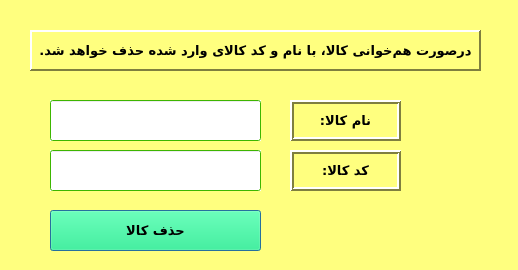
<?xml version="1.0" encoding="UTF-8"?>
<ui version="4.0">
 <class>Dialog</class>
 <widget class="QDialog" name="Dialog">
  <property name="geometry">
   <rect>
    <x>0</x>
    <y>0</y>
    <width>518</width>
    <height>270</height>
   </rect>
  </property>
  <property name="minimumSize">
   <size>
    <width>518</width>
    <height>270</height>
   </size>
  </property>
  <property name="maximumSize">
   <size>
    <width>518</width>
    <height>270</height>
   </size>
  </property>
  <property name="palette">
   <palette>
    <active>
     <colorrole role="WindowText">
      <brush brushstyle="SolidPattern">
       <color alpha="255">
        <red>0</red>
        <green>0</green>
        <blue>0</blue>
       </color>
      </brush>
     </colorrole>
     <colorrole role="Button">
      <brush brushstyle="SolidPattern">
       <color alpha="255">
        <red>255</red>
        <green>255</green>
        <blue>127</blue>
       </color>
      </brush>
     </colorrole>
     <colorrole role="Light">
      <brush brushstyle="SolidPattern">
       <color alpha="255">
        <red>255</red>
        <green>255</green>
        <blue>255</blue>
       </color>
      </brush>
     </colorrole>
     <colorrole role="Midlight">
      <brush brushstyle="SolidPattern">
       <color alpha="255">
        <red>255</red>
        <green>255</green>
        <blue>191</blue>
       </color>
      </brush>
     </colorrole>
     <colorrole role="Dark">
      <brush brushstyle="SolidPattern">
       <color alpha="255">
        <red>127</red>
        <green>127</green>
        <blue>63</blue>
       </color>
      </brush>
     </colorrole>
     <colorrole role="Mid">
      <brush brushstyle="SolidPattern">
       <color alpha="255">
        <red>170</red>
        <green>170</green>
        <blue>84</blue>
       </color>
      </brush>
     </colorrole>
     <colorrole role="Text">
      <brush brushstyle="SolidPattern">
       <color alpha="255">
        <red>0</red>
        <green>0</green>
        <blue>0</blue>
       </color>
      </brush>
     </colorrole>
     <colorrole role="BrightText">
      <brush brushstyle="SolidPattern">
       <color alpha="255">
        <red>255</red>
        <green>255</green>
        <blue>255</blue>
       </color>
      </brush>
     </colorrole>
     <colorrole role="ButtonText">
      <brush brushstyle="SolidPattern">
       <color alpha="255">
        <red>0</red>
        <green>0</green>
        <blue>0</blue>
       </color>
      </brush>
     </colorrole>
     <colorrole role="Base">
      <brush brushstyle="SolidPattern">
       <color alpha="255">
        <red>255</red>
        <green>255</green>
        <blue>255</blue>
       </color>
      </brush>
     </colorrole>
     <colorrole role="Window">
      <brush brushstyle="SolidPattern">
       <color alpha="255">
        <red>255</red>
        <green>255</green>
        <blue>127</blue>
       </color>
      </brush>
     </colorrole>
     <colorrole role="Shadow">
      <brush brushstyle="SolidPattern">
       <color alpha="255">
        <red>0</red>
        <green>0</green>
        <blue>0</blue>
       </color>
      </brush>
     </colorrole>
     <colorrole role="AlternateBase">
      <brush brushstyle="SolidPattern">
       <color alpha="255">
        <red>255</red>
        <green>255</green>
        <blue>191</blue>
       </color>
      </brush>
     </colorrole>
     <colorrole role="ToolTipBase">
      <brush brushstyle="SolidPattern">
       <color alpha="255">
        <red>255</red>
        <green>255</green>
        <blue>220</blue>
       </color>
      </brush>
     </colorrole>
     <colorrole role="ToolTipText">
      <brush brushstyle="SolidPattern">
       <color alpha="255">
        <red>0</red>
        <green>0</green>
        <blue>0</blue>
       </color>
      </brush>
     </colorrole>
    </active>
    <inactive>
     <colorrole role="WindowText">
      <brush brushstyle="SolidPattern">
       <color alpha="255">
        <red>0</red>
        <green>0</green>
        <blue>0</blue>
       </color>
      </brush>
     </colorrole>
     <colorrole role="Button">
      <brush brushstyle="SolidPattern">
       <color alpha="255">
        <red>255</red>
        <green>255</green>
        <blue>127</blue>
       </color>
      </brush>
     </colorrole>
     <colorrole role="Light">
      <brush brushstyle="SolidPattern">
       <color alpha="255">
        <red>255</red>
        <green>255</green>
        <blue>255</blue>
       </color>
      </brush>
     </colorrole>
     <colorrole role="Midlight">
      <brush brushstyle="SolidPattern">
       <color alpha="255">
        <red>255</red>
        <green>255</green>
        <blue>191</blue>
       </color>
      </brush>
     </colorrole>
     <colorrole role="Dark">
      <brush brushstyle="SolidPattern">
       <color alpha="255">
        <red>127</red>
        <green>127</green>
        <blue>63</blue>
       </color>
      </brush>
     </colorrole>
     <colorrole role="Mid">
      <brush brushstyle="SolidPattern">
       <color alpha="255">
        <red>170</red>
        <green>170</green>
        <blue>84</blue>
       </color>
      </brush>
     </colorrole>
     <colorrole role="Text">
      <brush brushstyle="SolidPattern">
       <color alpha="255">
        <red>0</red>
        <green>0</green>
        <blue>0</blue>
       </color>
      </brush>
     </colorrole>
     <colorrole role="BrightText">
      <brush brushstyle="SolidPattern">
       <color alpha="255">
        <red>255</red>
        <green>255</green>
        <blue>255</blue>
       </color>
      </brush>
     </colorrole>
     <colorrole role="ButtonText">
      <brush brushstyle="SolidPattern">
       <color alpha="255">
        <red>0</red>
        <green>0</green>
        <blue>0</blue>
       </color>
      </brush>
     </colorrole>
     <colorrole role="Base">
      <brush brushstyle="SolidPattern">
       <color alpha="255">
        <red>255</red>
        <green>255</green>
        <blue>255</blue>
       </color>
      </brush>
     </colorrole>
     <colorrole role="Window">
      <brush brushstyle="SolidPattern">
       <color alpha="255">
        <red>255</red>
        <green>255</green>
        <blue>127</blue>
       </color>
      </brush>
     </colorrole>
     <colorrole role="Shadow">
      <brush brushstyle="SolidPattern">
       <color alpha="255">
        <red>0</red>
        <green>0</green>
        <blue>0</blue>
       </color>
      </brush>
     </colorrole>
     <colorrole role="AlternateBase">
      <brush brushstyle="SolidPattern">
       <color alpha="255">
        <red>255</red>
        <green>255</green>
        <blue>191</blue>
       </color>
      </brush>
     </colorrole>
     <colorrole role="ToolTipBase">
      <brush brushstyle="SolidPattern">
       <color alpha="255">
        <red>255</red>
        <green>255</green>
        <blue>220</blue>
       </color>
      </brush>
     </colorrole>
     <colorrole role="ToolTipText">
      <brush brushstyle="SolidPattern">
       <color alpha="255">
        <red>0</red>
        <green>0</green>
        <blue>0</blue>
       </color>
      </brush>
     </colorrole>
    </inactive>
    <disabled>
     <colorrole role="WindowText">
      <brush brushstyle="SolidPattern">
       <color alpha="255">
        <red>127</red>
        <green>127</green>
        <blue>63</blue>
       </color>
      </brush>
     </colorrole>
     <colorrole role="Button">
      <brush brushstyle="SolidPattern">
       <color alpha="255">
        <red>255</red>
        <green>255</green>
        <blue>127</blue>
       </color>
      </brush>
     </colorrole>
     <colorrole role="Light">
      <brush brushstyle="SolidPattern">
       <color alpha="255">
        <red>255</red>
        <green>255</green>
        <blue>255</blue>
       </color>
      </brush>
     </colorrole>
     <colorrole role="Midlight">
      <brush brushstyle="SolidPattern">
       <color alpha="255">
        <red>255</red>
        <green>255</green>
        <blue>191</blue>
       </color>
      </brush>
     </colorrole>
     <colorrole role="Dark">
      <brush brushstyle="SolidPattern">
       <color alpha="255">
        <red>127</red>
        <green>127</green>
        <blue>63</blue>
       </color>
      </brush>
     </colorrole>
     <colorrole role="Mid">
      <brush brushstyle="SolidPattern">
       <color alpha="255">
        <red>170</red>
        <green>170</green>
        <blue>84</blue>
       </color>
      </brush>
     </colorrole>
     <colorrole role="Text">
      <brush brushstyle="SolidPattern">
       <color alpha="255">
        <red>127</red>
        <green>127</green>
        <blue>63</blue>
       </color>
      </brush>
     </colorrole>
     <colorrole role="BrightText">
      <brush brushstyle="SolidPattern">
       <color alpha="255">
        <red>255</red>
        <green>255</green>
        <blue>255</blue>
       </color>
      </brush>
     </colorrole>
     <colorrole role="ButtonText">
      <brush brushstyle="SolidPattern">
       <color alpha="255">
        <red>127</red>
        <green>127</green>
        <blue>63</blue>
       </color>
      </brush>
     </colorrole>
     <colorrole role="Base">
      <brush brushstyle="SolidPattern">
       <color alpha="255">
        <red>255</red>
        <green>255</green>
        <blue>127</blue>
       </color>
      </brush>
     </colorrole>
     <colorrole role="Window">
      <brush brushstyle="SolidPattern">
       <color alpha="255">
        <red>255</red>
        <green>255</green>
        <blue>127</blue>
       </color>
      </brush>
     </colorrole>
     <colorrole role="Shadow">
      <brush brushstyle="SolidPattern">
       <color alpha="255">
        <red>0</red>
        <green>0</green>
        <blue>0</blue>
       </color>
      </brush>
     </colorrole>
     <colorrole role="AlternateBase">
      <brush brushstyle="SolidPattern">
       <color alpha="255">
        <red>255</red>
        <green>255</green>
        <blue>127</blue>
       </color>
      </brush>
     </colorrole>
     <colorrole role="ToolTipBase">
      <brush brushstyle="SolidPattern">
       <color alpha="255">
        <red>255</red>
        <green>255</green>
        <blue>220</blue>
       </color>
      </brush>
     </colorrole>
     <colorrole role="ToolTipText">
      <brush brushstyle="SolidPattern">
       <color alpha="255">
        <red>0</red>
        <green>0</green>
        <blue>0</blue>
       </color>
      </brush>
     </colorrole>
    </disabled>
   </palette>
  </property>
  <property name="windowTitle">
   <string>محصول جدید</string>
  </property>
  <widget class="QLabel" name="label">
   <property name="geometry">
    <rect>
     <x>30</x>
     <y>30</y>
     <width>451</width>
     <height>41</height>
    </rect>
   </property>
   <property name="font">
    <font>
     <family>B Traffic</family>
     <pointsize>10</pointsize>
     <weight>75</weight>
     <bold>true</bold>
    </font>
   </property>
   <property name="frameShape">
    <enum>QFrame::Panel</enum>
   </property>
   <property name="frameShadow">
    <enum>QFrame::Raised</enum>
   </property>
   <property name="lineWidth">
    <number>2</number>
   </property>
   <property name="text">
    <string>درصورت هم‌خوانی کالا، با نام و کد کالای وارد شده حذف خواهد شد.</string>
   </property>
   <property name="alignment">
    <set>Qt::AlignCenter</set>
   </property>
  </widget>
  <widget class="QLineEdit" name="lineEdit">
   <property name="geometry">
    <rect>
     <x>50</x>
     <y>100</y>
     <width>211</width>
     <height>41</height>
    </rect>
   </property>
   <property name="palette">
    <palette>
     <active>
      <colorrole role="WindowText">
       <brush brushstyle="SolidPattern">
        <color alpha="255">
         <red>0</red>
         <green>0</green>
         <blue>0</blue>
        </color>
       </brush>
      </colorrole>
      <colorrole role="Button">
       <brush brushstyle="SolidPattern">
        <color alpha="255">
         <red>85</red>
         <green>255</green>
         <blue>0</blue>
        </color>
       </brush>
      </colorrole>
      <colorrole role="Light">
       <brush brushstyle="SolidPattern">
        <color alpha="255">
         <red>170</red>
         <green>255</green>
         <blue>127</blue>
        </color>
       </brush>
      </colorrole>
      <colorrole role="Midlight">
       <brush brushstyle="SolidPattern">
        <color alpha="255">
         <red>127</red>
         <green>255</green>
         <blue>63</blue>
        </color>
       </brush>
      </colorrole>
      <colorrole role="Dark">
       <brush brushstyle="SolidPattern">
        <color alpha="255">
         <red>42</red>
         <green>127</green>
         <blue>0</blue>
        </color>
       </brush>
      </colorrole>
      <colorrole role="Mid">
       <brush brushstyle="SolidPattern">
        <color alpha="255">
         <red>56</red>
         <green>170</green>
         <blue>0</blue>
        </color>
       </brush>
      </colorrole>
      <colorrole role="Text">
       <brush brushstyle="SolidPattern">
        <color alpha="255">
         <red>0</red>
         <green>0</green>
         <blue>0</blue>
        </color>
       </brush>
      </colorrole>
      <colorrole role="BrightText">
       <brush brushstyle="SolidPattern">
        <color alpha="255">
         <red>255</red>
         <green>255</green>
         <blue>255</blue>
        </color>
       </brush>
      </colorrole>
      <colorrole role="ButtonText">
       <brush brushstyle="SolidPattern">
        <color alpha="255">
         <red>0</red>
         <green>0</green>
         <blue>0</blue>
        </color>
       </brush>
      </colorrole>
      <colorrole role="Base">
       <brush brushstyle="SolidPattern">
        <color alpha="255">
         <red>255</red>
         <green>255</green>
         <blue>255</blue>
        </color>
       </brush>
      </colorrole>
      <colorrole role="Window">
       <brush brushstyle="SolidPattern">
        <color alpha="255">
         <red>85</red>
         <green>255</green>
         <blue>0</blue>
        </color>
       </brush>
      </colorrole>
      <colorrole role="Shadow">
       <brush brushstyle="SolidPattern">
        <color alpha="255">
         <red>0</red>
         <green>0</green>
         <blue>0</blue>
        </color>
       </brush>
      </colorrole>
      <colorrole role="AlternateBase">
       <brush brushstyle="SolidPattern">
        <color alpha="255">
         <red>170</red>
         <green>255</green>
         <blue>127</blue>
        </color>
       </brush>
      </colorrole>
      <colorrole role="ToolTipBase">
       <brush brushstyle="SolidPattern">
        <color alpha="255">
         <red>255</red>
         <green>255</green>
         <blue>220</blue>
        </color>
       </brush>
      </colorrole>
      <colorrole role="ToolTipText">
       <brush brushstyle="SolidPattern">
        <color alpha="255">
         <red>0</red>
         <green>0</green>
         <blue>0</blue>
        </color>
       </brush>
      </colorrole>
     </active>
     <inactive>
      <colorrole role="WindowText">
       <brush brushstyle="SolidPattern">
        <color alpha="255">
         <red>0</red>
         <green>0</green>
         <blue>0</blue>
        </color>
       </brush>
      </colorrole>
      <colorrole role="Button">
       <brush brushstyle="SolidPattern">
        <color alpha="255">
         <red>85</red>
         <green>255</green>
         <blue>0</blue>
        </color>
       </brush>
      </colorrole>
      <colorrole role="Light">
       <brush brushstyle="SolidPattern">
        <color alpha="255">
         <red>170</red>
         <green>255</green>
         <blue>127</blue>
        </color>
       </brush>
      </colorrole>
      <colorrole role="Midlight">
       <brush brushstyle="SolidPattern">
        <color alpha="255">
         <red>127</red>
         <green>255</green>
         <blue>63</blue>
        </color>
       </brush>
      </colorrole>
      <colorrole role="Dark">
       <brush brushstyle="SolidPattern">
        <color alpha="255">
         <red>42</red>
         <green>127</green>
         <blue>0</blue>
        </color>
       </brush>
      </colorrole>
      <colorrole role="Mid">
       <brush brushstyle="SolidPattern">
        <color alpha="255">
         <red>56</red>
         <green>170</green>
         <blue>0</blue>
        </color>
       </brush>
      </colorrole>
      <colorrole role="Text">
       <brush brushstyle="SolidPattern">
        <color alpha="255">
         <red>0</red>
         <green>0</green>
         <blue>0</blue>
        </color>
       </brush>
      </colorrole>
      <colorrole role="BrightText">
       <brush brushstyle="SolidPattern">
        <color alpha="255">
         <red>255</red>
         <green>255</green>
         <blue>255</blue>
        </color>
       </brush>
      </colorrole>
      <colorrole role="ButtonText">
       <brush brushstyle="SolidPattern">
        <color alpha="255">
         <red>0</red>
         <green>0</green>
         <blue>0</blue>
        </color>
       </brush>
      </colorrole>
      <colorrole role="Base">
       <brush brushstyle="SolidPattern">
        <color alpha="255">
         <red>255</red>
         <green>255</green>
         <blue>255</blue>
        </color>
       </brush>
      </colorrole>
      <colorrole role="Window">
       <brush brushstyle="SolidPattern">
        <color alpha="255">
         <red>85</red>
         <green>255</green>
         <blue>0</blue>
        </color>
       </brush>
      </colorrole>
      <colorrole role="Shadow">
       <brush brushstyle="SolidPattern">
        <color alpha="255">
         <red>0</red>
         <green>0</green>
         <blue>0</blue>
        </color>
       </brush>
      </colorrole>
      <colorrole role="AlternateBase">
       <brush brushstyle="SolidPattern">
        <color alpha="255">
         <red>170</red>
         <green>255</green>
         <blue>127</blue>
        </color>
       </brush>
      </colorrole>
      <colorrole role="ToolTipBase">
       <brush brushstyle="SolidPattern">
        <color alpha="255">
         <red>255</red>
         <green>255</green>
         <blue>220</blue>
        </color>
       </brush>
      </colorrole>
      <colorrole role="ToolTipText">
       <brush brushstyle="SolidPattern">
        <color alpha="255">
         <red>0</red>
         <green>0</green>
         <blue>0</blue>
        </color>
       </brush>
      </colorrole>
     </inactive>
     <disabled>
      <colorrole role="WindowText">
       <brush brushstyle="SolidPattern">
        <color alpha="255">
         <red>42</red>
         <green>127</green>
         <blue>0</blue>
        </color>
       </brush>
      </colorrole>
      <colorrole role="Button">
       <brush brushstyle="SolidPattern">
        <color alpha="255">
         <red>85</red>
         <green>255</green>
         <blue>0</blue>
        </color>
       </brush>
      </colorrole>
      <colorrole role="Light">
       <brush brushstyle="SolidPattern">
        <color alpha="255">
         <red>170</red>
         <green>255</green>
         <blue>127</blue>
        </color>
       </brush>
      </colorrole>
      <colorrole role="Midlight">
       <brush brushstyle="SolidPattern">
        <color alpha="255">
         <red>127</red>
         <green>255</green>
         <blue>63</blue>
        </color>
       </brush>
      </colorrole>
      <colorrole role="Dark">
       <brush brushstyle="SolidPattern">
        <color alpha="255">
         <red>42</red>
         <green>127</green>
         <blue>0</blue>
        </color>
       </brush>
      </colorrole>
      <colorrole role="Mid">
       <brush brushstyle="SolidPattern">
        <color alpha="255">
         <red>56</red>
         <green>170</green>
         <blue>0</blue>
        </color>
       </brush>
      </colorrole>
      <colorrole role="Text">
       <brush brushstyle="SolidPattern">
        <color alpha="255">
         <red>42</red>
         <green>127</green>
         <blue>0</blue>
        </color>
       </brush>
      </colorrole>
      <colorrole role="BrightText">
       <brush brushstyle="SolidPattern">
        <color alpha="255">
         <red>255</red>
         <green>255</green>
         <blue>255</blue>
        </color>
       </brush>
      </colorrole>
      <colorrole role="ButtonText">
       <brush brushstyle="SolidPattern">
        <color alpha="255">
         <red>42</red>
         <green>127</green>
         <blue>0</blue>
        </color>
       </brush>
      </colorrole>
      <colorrole role="Base">
       <brush brushstyle="SolidPattern">
        <color alpha="255">
         <red>85</red>
         <green>255</green>
         <blue>0</blue>
        </color>
       </brush>
      </colorrole>
      <colorrole role="Window">
       <brush brushstyle="SolidPattern">
        <color alpha="255">
         <red>85</red>
         <green>255</green>
         <blue>0</blue>
        </color>
       </brush>
      </colorrole>
      <colorrole role="Shadow">
       <brush brushstyle="SolidPattern">
        <color alpha="255">
         <red>0</red>
         <green>0</green>
         <blue>0</blue>
        </color>
       </brush>
      </colorrole>
      <colorrole role="AlternateBase">
       <brush brushstyle="SolidPattern">
        <color alpha="255">
         <red>85</red>
         <green>255</green>
         <blue>0</blue>
        </color>
       </brush>
      </colorrole>
      <colorrole role="ToolTipBase">
       <brush brushstyle="SolidPattern">
        <color alpha="255">
         <red>255</red>
         <green>255</green>
         <blue>220</blue>
        </color>
       </brush>
      </colorrole>
      <colorrole role="ToolTipText">
       <brush brushstyle="SolidPattern">
        <color alpha="255">
         <red>0</red>
         <green>0</green>
         <blue>0</blue>
        </color>
       </brush>
      </colorrole>
     </disabled>
    </palette>
   </property>
   <property name="font">
    <font>
     <family>B Traffic</family>
     <pointsize>10</pointsize>
    </font>
   </property>
   <property name="layoutDirection">
    <enum>Qt::RightToLeft</enum>
   </property>
   <property name="autoFillBackground">
    <bool>true</bool>
   </property>
  </widget>
  <widget class="QLineEdit" name="lineEdit_2">
   <property name="geometry">
    <rect>
     <x>50</x>
     <y>150</y>
     <width>211</width>
     <height>41</height>
    </rect>
   </property>
   <property name="palette">
    <palette>
     <active>
      <colorrole role="WindowText">
       <brush brushstyle="SolidPattern">
        <color alpha="255">
         <red>0</red>
         <green>0</green>
         <blue>0</blue>
        </color>
       </brush>
      </colorrole>
      <colorrole role="Button">
       <brush brushstyle="SolidPattern">
        <color alpha="255">
         <red>85</red>
         <green>255</green>
         <blue>0</blue>
        </color>
       </brush>
      </colorrole>
      <colorrole role="Light">
       <brush brushstyle="SolidPattern">
        <color alpha="255">
         <red>170</red>
         <green>255</green>
         <blue>127</blue>
        </color>
       </brush>
      </colorrole>
      <colorrole role="Midlight">
       <brush brushstyle="SolidPattern">
        <color alpha="255">
         <red>127</red>
         <green>255</green>
         <blue>63</blue>
        </color>
       </brush>
      </colorrole>
      <colorrole role="Dark">
       <brush brushstyle="SolidPattern">
        <color alpha="255">
         <red>42</red>
         <green>127</green>
         <blue>0</blue>
        </color>
       </brush>
      </colorrole>
      <colorrole role="Mid">
       <brush brushstyle="SolidPattern">
        <color alpha="255">
         <red>56</red>
         <green>170</green>
         <blue>0</blue>
        </color>
       </brush>
      </colorrole>
      <colorrole role="Text">
       <brush brushstyle="SolidPattern">
        <color alpha="255">
         <red>0</red>
         <green>0</green>
         <blue>0</blue>
        </color>
       </brush>
      </colorrole>
      <colorrole role="BrightText">
       <brush brushstyle="SolidPattern">
        <color alpha="255">
         <red>255</red>
         <green>255</green>
         <blue>255</blue>
        </color>
       </brush>
      </colorrole>
      <colorrole role="ButtonText">
       <brush brushstyle="SolidPattern">
        <color alpha="255">
         <red>0</red>
         <green>0</green>
         <blue>0</blue>
        </color>
       </brush>
      </colorrole>
      <colorrole role="Base">
       <brush brushstyle="SolidPattern">
        <color alpha="255">
         <red>255</red>
         <green>255</green>
         <blue>255</blue>
        </color>
       </brush>
      </colorrole>
      <colorrole role="Window">
       <brush brushstyle="SolidPattern">
        <color alpha="255">
         <red>85</red>
         <green>255</green>
         <blue>0</blue>
        </color>
       </brush>
      </colorrole>
      <colorrole role="Shadow">
       <brush brushstyle="SolidPattern">
        <color alpha="255">
         <red>0</red>
         <green>0</green>
         <blue>0</blue>
        </color>
       </brush>
      </colorrole>
      <colorrole role="AlternateBase">
       <brush brushstyle="SolidPattern">
        <color alpha="255">
         <red>170</red>
         <green>255</green>
         <blue>127</blue>
        </color>
       </brush>
      </colorrole>
      <colorrole role="ToolTipBase">
       <brush brushstyle="SolidPattern">
        <color alpha="255">
         <red>255</red>
         <green>255</green>
         <blue>220</blue>
        </color>
       </brush>
      </colorrole>
      <colorrole role="ToolTipText">
       <brush brushstyle="SolidPattern">
        <color alpha="255">
         <red>0</red>
         <green>0</green>
         <blue>0</blue>
        </color>
       </brush>
      </colorrole>
     </active>
     <inactive>
      <colorrole role="WindowText">
       <brush brushstyle="SolidPattern">
        <color alpha="255">
         <red>0</red>
         <green>0</green>
         <blue>0</blue>
        </color>
       </brush>
      </colorrole>
      <colorrole role="Button">
       <brush brushstyle="SolidPattern">
        <color alpha="255">
         <red>85</red>
         <green>255</green>
         <blue>0</blue>
        </color>
       </brush>
      </colorrole>
      <colorrole role="Light">
       <brush brushstyle="SolidPattern">
        <color alpha="255">
         <red>170</red>
         <green>255</green>
         <blue>127</blue>
        </color>
       </brush>
      </colorrole>
      <colorrole role="Midlight">
       <brush brushstyle="SolidPattern">
        <color alpha="255">
         <red>127</red>
         <green>255</green>
         <blue>63</blue>
        </color>
       </brush>
      </colorrole>
      <colorrole role="Dark">
       <brush brushstyle="SolidPattern">
        <color alpha="255">
         <red>42</red>
         <green>127</green>
         <blue>0</blue>
        </color>
       </brush>
      </colorrole>
      <colorrole role="Mid">
       <brush brushstyle="SolidPattern">
        <color alpha="255">
         <red>56</red>
         <green>170</green>
         <blue>0</blue>
        </color>
       </brush>
      </colorrole>
      <colorrole role="Text">
       <brush brushstyle="SolidPattern">
        <color alpha="255">
         <red>0</red>
         <green>0</green>
         <blue>0</blue>
        </color>
       </brush>
      </colorrole>
      <colorrole role="BrightText">
       <brush brushstyle="SolidPattern">
        <color alpha="255">
         <red>255</red>
         <green>255</green>
         <blue>255</blue>
        </color>
       </brush>
      </colorrole>
      <colorrole role="ButtonText">
       <brush brushstyle="SolidPattern">
        <color alpha="255">
         <red>0</red>
         <green>0</green>
         <blue>0</blue>
        </color>
       </brush>
      </colorrole>
      <colorrole role="Base">
       <brush brushstyle="SolidPattern">
        <color alpha="255">
         <red>255</red>
         <green>255</green>
         <blue>255</blue>
        </color>
       </brush>
      </colorrole>
      <colorrole role="Window">
       <brush brushstyle="SolidPattern">
        <color alpha="255">
         <red>85</red>
         <green>255</green>
         <blue>0</blue>
        </color>
       </brush>
      </colorrole>
      <colorrole role="Shadow">
       <brush brushstyle="SolidPattern">
        <color alpha="255">
         <red>0</red>
         <green>0</green>
         <blue>0</blue>
        </color>
       </brush>
      </colorrole>
      <colorrole role="AlternateBase">
       <brush brushstyle="SolidPattern">
        <color alpha="255">
         <red>170</red>
         <green>255</green>
         <blue>127</blue>
        </color>
       </brush>
      </colorrole>
      <colorrole role="ToolTipBase">
       <brush brushstyle="SolidPattern">
        <color alpha="255">
         <red>255</red>
         <green>255</green>
         <blue>220</blue>
        </color>
       </brush>
      </colorrole>
      <colorrole role="ToolTipText">
       <brush brushstyle="SolidPattern">
        <color alpha="255">
         <red>0</red>
         <green>0</green>
         <blue>0</blue>
        </color>
       </brush>
      </colorrole>
     </inactive>
     <disabled>
      <colorrole role="WindowText">
       <brush brushstyle="SolidPattern">
        <color alpha="255">
         <red>42</red>
         <green>127</green>
         <blue>0</blue>
        </color>
       </brush>
      </colorrole>
      <colorrole role="Button">
       <brush brushstyle="SolidPattern">
        <color alpha="255">
         <red>85</red>
         <green>255</green>
         <blue>0</blue>
        </color>
       </brush>
      </colorrole>
      <colorrole role="Light">
       <brush brushstyle="SolidPattern">
        <color alpha="255">
         <red>170</red>
         <green>255</green>
         <blue>127</blue>
        </color>
       </brush>
      </colorrole>
      <colorrole role="Midlight">
       <brush brushstyle="SolidPattern">
        <color alpha="255">
         <red>127</red>
         <green>255</green>
         <blue>63</blue>
        </color>
       </brush>
      </colorrole>
      <colorrole role="Dark">
       <brush brushstyle="SolidPattern">
        <color alpha="255">
         <red>42</red>
         <green>127</green>
         <blue>0</blue>
        </color>
       </brush>
      </colorrole>
      <colorrole role="Mid">
       <brush brushstyle="SolidPattern">
        <color alpha="255">
         <red>56</red>
         <green>170</green>
         <blue>0</blue>
        </color>
       </brush>
      </colorrole>
      <colorrole role="Text">
       <brush brushstyle="SolidPattern">
        <color alpha="255">
         <red>42</red>
         <green>127</green>
         <blue>0</blue>
        </color>
       </brush>
      </colorrole>
      <colorrole role="BrightText">
       <brush brushstyle="SolidPattern">
        <color alpha="255">
         <red>255</red>
         <green>255</green>
         <blue>255</blue>
        </color>
       </brush>
      </colorrole>
      <colorrole role="ButtonText">
       <brush brushstyle="SolidPattern">
        <color alpha="255">
         <red>42</red>
         <green>127</green>
         <blue>0</blue>
        </color>
       </brush>
      </colorrole>
      <colorrole role="Base">
       <brush brushstyle="SolidPattern">
        <color alpha="255">
         <red>85</red>
         <green>255</green>
         <blue>0</blue>
        </color>
       </brush>
      </colorrole>
      <colorrole role="Window">
       <brush brushstyle="SolidPattern">
        <color alpha="255">
         <red>85</red>
         <green>255</green>
         <blue>0</blue>
        </color>
       </brush>
      </colorrole>
      <colorrole role="Shadow">
       <brush brushstyle="SolidPattern">
        <color alpha="255">
         <red>0</red>
         <green>0</green>
         <blue>0</blue>
        </color>
       </brush>
      </colorrole>
      <colorrole role="AlternateBase">
       <brush brushstyle="SolidPattern">
        <color alpha="255">
         <red>85</red>
         <green>255</green>
         <blue>0</blue>
        </color>
       </brush>
      </colorrole>
      <colorrole role="ToolTipBase">
       <brush brushstyle="SolidPattern">
        <color alpha="255">
         <red>255</red>
         <green>255</green>
         <blue>220</blue>
        </color>
       </brush>
      </colorrole>
      <colorrole role="ToolTipText">
       <brush brushstyle="SolidPattern">
        <color alpha="255">
         <red>0</red>
         <green>0</green>
         <blue>0</blue>
        </color>
       </brush>
      </colorrole>
     </disabled>
    </palette>
   </property>
   <property name="font">
    <font>
     <family>B Traffic</family>
     <pointsize>10</pointsize>
    </font>
   </property>
   <property name="layoutDirection">
    <enum>Qt::RightToLeft</enum>
   </property>
   <property name="autoFillBackground">
    <bool>true</bool>
   </property>
  </widget>
  <widget class="QLabel" name="label_2">
   <property name="geometry">
    <rect>
     <x>290</x>
     <y>100</y>
     <width>111</width>
     <height>41</height>
    </rect>
   </property>
   <property name="font">
    <font>
     <family>B Traffic</family>
     <pointsize>10</pointsize>
     <weight>75</weight>
     <bold>true</bold>
    </font>
   </property>
   <property name="frameShape">
    <enum>QFrame::Box</enum>
   </property>
   <property name="frameShadow">
    <enum>QFrame::Raised</enum>
   </property>
   <property name="lineWidth">
    <number>2</number>
   </property>
   <property name="text">
    <string>نام کالا:</string>
   </property>
   <property name="alignment">
    <set>Qt::AlignCenter</set>
   </property>
  </widget>
  <widget class="QLabel" name="label_3">
   <property name="geometry">
    <rect>
     <x>290</x>
     <y>150</y>
     <width>111</width>
     <height>41</height>
    </rect>
   </property>
   <property name="font">
    <font>
     <family>B Traffic</family>
     <pointsize>10</pointsize>
     <weight>75</weight>
     <bold>true</bold>
    </font>
   </property>
   <property name="frameShape">
    <enum>QFrame::Box</enum>
   </property>
   <property name="frameShadow">
    <enum>QFrame::Raised</enum>
   </property>
   <property name="lineWidth">
    <number>2</number>
   </property>
   <property name="text">
    <string>کد کالا:</string>
   </property>
   <property name="alignment">
    <set>Qt::AlignCenter</set>
   </property>
  </widget>
  <widget class="QPushButton" name="pushButton">
   <property name="geometry">
    <rect>
     <x>50</x>
     <y>210</y>
     <width>211</width>
     <height>41</height>
    </rect>
   </property>
   <property name="palette">
    <palette>
     <active>
      <colorrole role="WindowText">
       <brush brushstyle="SolidPattern">
        <color alpha="255">
         <red>0</red>
         <green>0</green>
         <blue>0</blue>
        </color>
       </brush>
      </colorrole>
      <colorrole role="Button">
       <brush brushstyle="SolidPattern">
        <color alpha="255">
         <red>0</red>
         <green>255</green>
         <blue>127</blue>
        </color>
       </brush>
      </colorrole>
      <colorrole role="Light">
       <brush brushstyle="SolidPattern">
        <color alpha="255">
         <red>127</red>
         <green>255</green>
         <blue>191</blue>
        </color>
       </brush>
      </colorrole>
      <colorrole role="Midlight">
       <brush brushstyle="SolidPattern">
        <color alpha="255">
         <red>63</red>
         <green>255</green>
         <blue>159</blue>
        </color>
       </brush>
      </colorrole>
      <colorrole role="Dark">
       <brush brushstyle="SolidPattern">
        <color alpha="255">
         <red>0</red>
         <green>127</green>
         <blue>63</blue>
        </color>
       </brush>
      </colorrole>
      <colorrole role="Mid">
       <brush brushstyle="SolidPattern">
        <color alpha="255">
         <red>0</red>
         <green>170</green>
         <blue>84</blue>
        </color>
       </brush>
      </colorrole>
      <colorrole role="Text">
       <brush brushstyle="SolidPattern">
        <color alpha="255">
         <red>0</red>
         <green>0</green>
         <blue>0</blue>
        </color>
       </brush>
      </colorrole>
      <colorrole role="BrightText">
       <brush brushstyle="SolidPattern">
        <color alpha="255">
         <red>255</red>
         <green>255</green>
         <blue>255</blue>
        </color>
       </brush>
      </colorrole>
      <colorrole role="ButtonText">
       <brush brushstyle="SolidPattern">
        <color alpha="255">
         <red>0</red>
         <green>0</green>
         <blue>0</blue>
        </color>
       </brush>
      </colorrole>
      <colorrole role="Base">
       <brush brushstyle="SolidPattern">
        <color alpha="255">
         <red>255</red>
         <green>255</green>
         <blue>255</blue>
        </color>
       </brush>
      </colorrole>
      <colorrole role="Window">
       <brush brushstyle="SolidPattern">
        <color alpha="255">
         <red>0</red>
         <green>255</green>
         <blue>127</blue>
        </color>
       </brush>
      </colorrole>
      <colorrole role="Shadow">
       <brush brushstyle="SolidPattern">
        <color alpha="255">
         <red>0</red>
         <green>0</green>
         <blue>0</blue>
        </color>
       </brush>
      </colorrole>
      <colorrole role="AlternateBase">
       <brush brushstyle="SolidPattern">
        <color alpha="255">
         <red>127</red>
         <green>255</green>
         <blue>191</blue>
        </color>
       </brush>
      </colorrole>
      <colorrole role="ToolTipBase">
       <brush brushstyle="SolidPattern">
        <color alpha="255">
         <red>255</red>
         <green>255</green>
         <blue>220</blue>
        </color>
       </brush>
      </colorrole>
      <colorrole role="ToolTipText">
       <brush brushstyle="SolidPattern">
        <color alpha="255">
         <red>0</red>
         <green>0</green>
         <blue>0</blue>
        </color>
       </brush>
      </colorrole>
     </active>
     <inactive>
      <colorrole role="WindowText">
       <brush brushstyle="SolidPattern">
        <color alpha="255">
         <red>0</red>
         <green>0</green>
         <blue>0</blue>
        </color>
       </brush>
      </colorrole>
      <colorrole role="Button">
       <brush brushstyle="SolidPattern">
        <color alpha="255">
         <red>0</red>
         <green>255</green>
         <blue>127</blue>
        </color>
       </brush>
      </colorrole>
      <colorrole role="Light">
       <brush brushstyle="SolidPattern">
        <color alpha="255">
         <red>127</red>
         <green>255</green>
         <blue>191</blue>
        </color>
       </brush>
      </colorrole>
      <colorrole role="Midlight">
       <brush brushstyle="SolidPattern">
        <color alpha="255">
         <red>63</red>
         <green>255</green>
         <blue>159</blue>
        </color>
       </brush>
      </colorrole>
      <colorrole role="Dark">
       <brush brushstyle="SolidPattern">
        <color alpha="255">
         <red>0</red>
         <green>127</green>
         <blue>63</blue>
        </color>
       </brush>
      </colorrole>
      <colorrole role="Mid">
       <brush brushstyle="SolidPattern">
        <color alpha="255">
         <red>0</red>
         <green>170</green>
         <blue>84</blue>
        </color>
       </brush>
      </colorrole>
      <colorrole role="Text">
       <brush brushstyle="SolidPattern">
        <color alpha="255">
         <red>0</red>
         <green>0</green>
         <blue>0</blue>
        </color>
       </brush>
      </colorrole>
      <colorrole role="BrightText">
       <brush brushstyle="SolidPattern">
        <color alpha="255">
         <red>255</red>
         <green>255</green>
         <blue>255</blue>
        </color>
       </brush>
      </colorrole>
      <colorrole role="ButtonText">
       <brush brushstyle="SolidPattern">
        <color alpha="255">
         <red>0</red>
         <green>0</green>
         <blue>0</blue>
        </color>
       </brush>
      </colorrole>
      <colorrole role="Base">
       <brush brushstyle="SolidPattern">
        <color alpha="255">
         <red>255</red>
         <green>255</green>
         <blue>255</blue>
        </color>
       </brush>
      </colorrole>
      <colorrole role="Window">
       <brush brushstyle="SolidPattern">
        <color alpha="255">
         <red>0</red>
         <green>255</green>
         <blue>127</blue>
        </color>
       </brush>
      </colorrole>
      <colorrole role="Shadow">
       <brush brushstyle="SolidPattern">
        <color alpha="255">
         <red>0</red>
         <green>0</green>
         <blue>0</blue>
        </color>
       </brush>
      </colorrole>
      <colorrole role="AlternateBase">
       <brush brushstyle="SolidPattern">
        <color alpha="255">
         <red>127</red>
         <green>255</green>
         <blue>191</blue>
        </color>
       </brush>
      </colorrole>
      <colorrole role="ToolTipBase">
       <brush brushstyle="SolidPattern">
        <color alpha="255">
         <red>255</red>
         <green>255</green>
         <blue>220</blue>
        </color>
       </brush>
      </colorrole>
      <colorrole role="ToolTipText">
       <brush brushstyle="SolidPattern">
        <color alpha="255">
         <red>0</red>
         <green>0</green>
         <blue>0</blue>
        </color>
       </brush>
      </colorrole>
     </inactive>
     <disabled>
      <colorrole role="WindowText">
       <brush brushstyle="SolidPattern">
        <color alpha="255">
         <red>0</red>
         <green>127</green>
         <blue>63</blue>
        </color>
       </brush>
      </colorrole>
      <colorrole role="Button">
       <brush brushstyle="SolidPattern">
        <color alpha="255">
         <red>0</red>
         <green>255</green>
         <blue>127</blue>
        </color>
       </brush>
      </colorrole>
      <colorrole role="Light">
       <brush brushstyle="SolidPattern">
        <color alpha="255">
         <red>127</red>
         <green>255</green>
         <blue>191</blue>
        </color>
       </brush>
      </colorrole>
      <colorrole role="Midlight">
       <brush brushstyle="SolidPattern">
        <color alpha="255">
         <red>63</red>
         <green>255</green>
         <blue>159</blue>
        </color>
       </brush>
      </colorrole>
      <colorrole role="Dark">
       <brush brushstyle="SolidPattern">
        <color alpha="255">
         <red>0</red>
         <green>127</green>
         <blue>63</blue>
        </color>
       </brush>
      </colorrole>
      <colorrole role="Mid">
       <brush brushstyle="SolidPattern">
        <color alpha="255">
         <red>0</red>
         <green>170</green>
         <blue>84</blue>
        </color>
       </brush>
      </colorrole>
      <colorrole role="Text">
       <brush brushstyle="SolidPattern">
        <color alpha="255">
         <red>0</red>
         <green>127</green>
         <blue>63</blue>
        </color>
       </brush>
      </colorrole>
      <colorrole role="BrightText">
       <brush brushstyle="SolidPattern">
        <color alpha="255">
         <red>255</red>
         <green>255</green>
         <blue>255</blue>
        </color>
       </brush>
      </colorrole>
      <colorrole role="ButtonText">
       <brush brushstyle="SolidPattern">
        <color alpha="255">
         <red>0</red>
         <green>127</green>
         <blue>63</blue>
        </color>
       </brush>
      </colorrole>
      <colorrole role="Base">
       <brush brushstyle="SolidPattern">
        <color alpha="255">
         <red>0</red>
         <green>255</green>
         <blue>127</blue>
        </color>
       </brush>
      </colorrole>
      <colorrole role="Window">
       <brush brushstyle="SolidPattern">
        <color alpha="255">
         <red>0</red>
         <green>255</green>
         <blue>127</blue>
        </color>
       </brush>
      </colorrole>
      <colorrole role="Shadow">
       <brush brushstyle="SolidPattern">
        <color alpha="255">
         <red>0</red>
         <green>0</green>
         <blue>0</blue>
        </color>
       </brush>
      </colorrole>
      <colorrole role="AlternateBase">
       <brush brushstyle="SolidPattern">
        <color alpha="255">
         <red>0</red>
         <green>255</green>
         <blue>127</blue>
        </color>
       </brush>
      </colorrole>
      <colorrole role="ToolTipBase">
       <brush brushstyle="SolidPattern">
        <color alpha="255">
         <red>255</red>
         <green>255</green>
         <blue>220</blue>
        </color>
       </brush>
      </colorrole>
      <colorrole role="ToolTipText">
       <brush brushstyle="SolidPattern">
        <color alpha="255">
         <red>0</red>
         <green>0</green>
         <blue>0</blue>
        </color>
       </brush>
      </colorrole>
     </disabled>
    </palette>
   </property>
   <property name="font">
    <font>
     <family>B Traffic</family>
     <pointsize>10</pointsize>
     <weight>75</weight>
     <bold>true</bold>
    </font>
   </property>
   <property name="cursor">
    <cursorShape>PointingHandCursor</cursorShape>
   </property>
   <property name="autoFillBackground">
    <bool>false</bool>
   </property>
   <property name="text">
    <string>حذف کالا</string>
   </property>
  </widget>
 </widget>
 <resources/>
 <connections/>
</ui>
